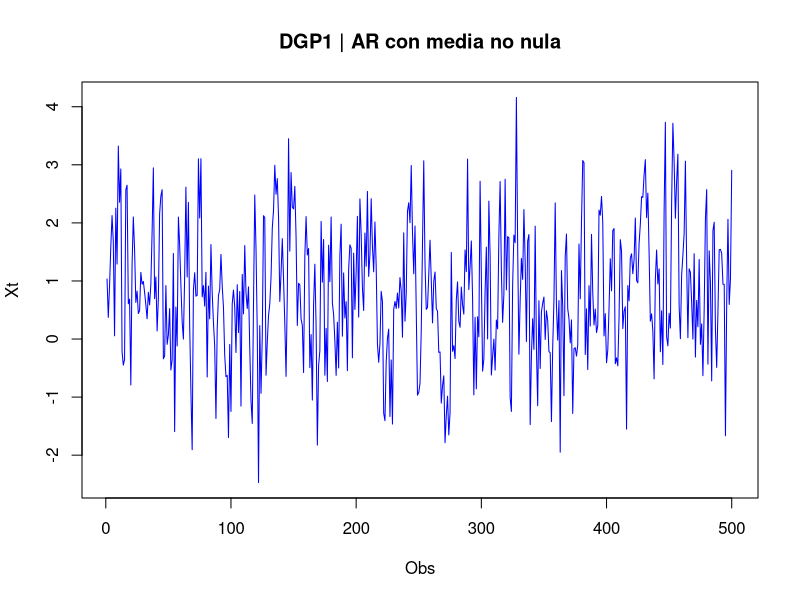
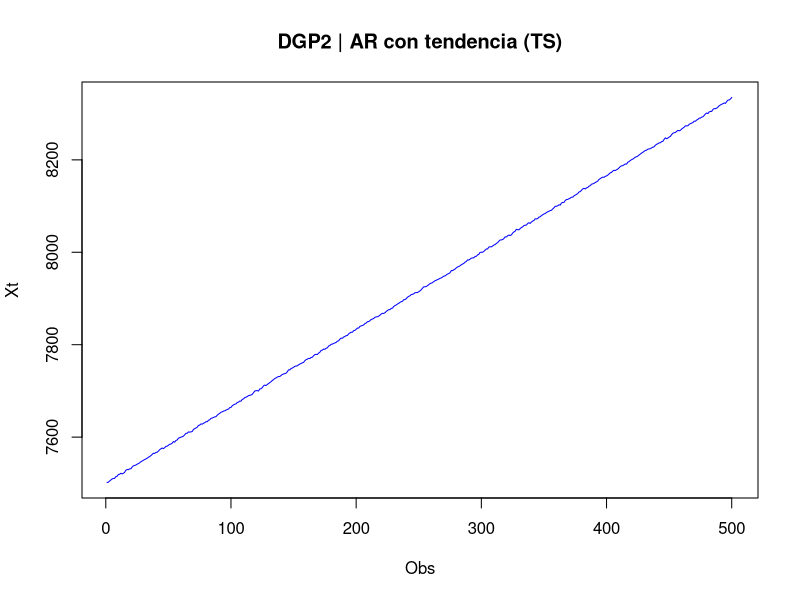
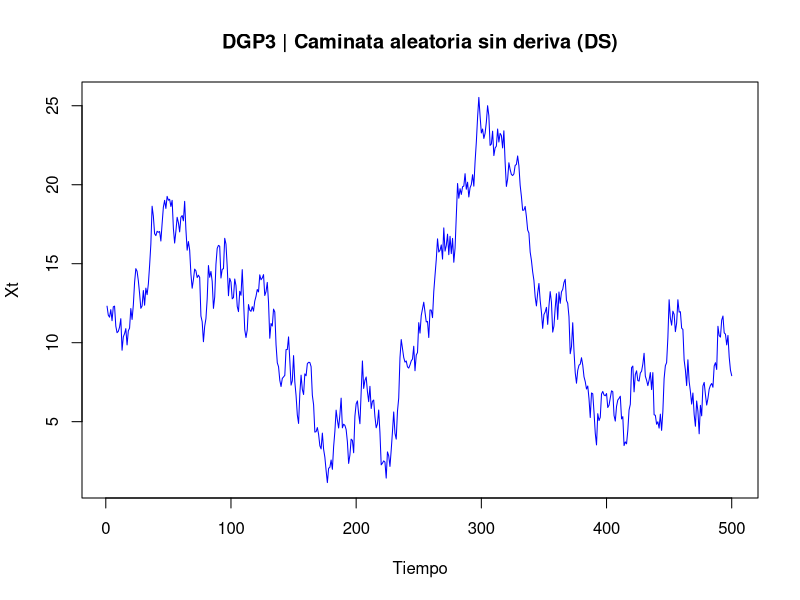
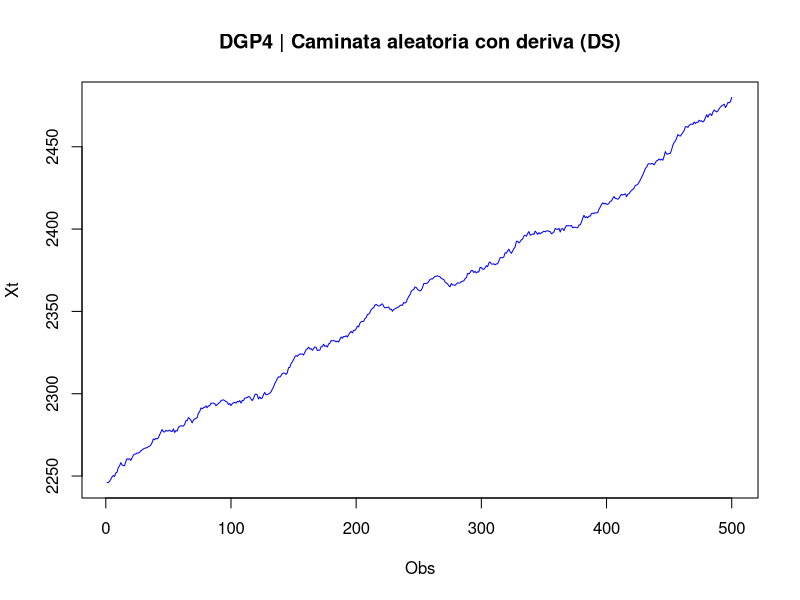

The R source for these figures, in order: (Note: this script raises an error after producing the figures.)
#DGP1-----
DGP1 <- function(miu, phi) {
  #Semilla
  set.seed(1028)
  #generación del error
  et <- rnorm(5000,0,1)
  #generación de Xt
  xt <- c()
  for (i in 1:length(et)) {
    xt[i] <- ifelse(i == 1, miu + et[i], miu + phi*xt[i-1] + et[i])
  }
  #quitar la última fila
  et <- et[-1]
  xt <- xt[-1]
  #dejar solo las últimas obs
  xt <- xt[4500:5000]
  #graficar
  g_DGP1 <- plot(xt, type="l", col="blue", ylab = "Xt", xlab= "Obs", main= "DGP1 | AR con media no nula")
}

DGP1(0.5,0.4)

#DGP2----
DGP2 <- function(miu, phi) {
  #semilla
  set.seed(1028)
  #genración del error
  et <- rnorm(5000,0,1)
  #generación de la tendencia
  beta_t <- c()
  for (i in 1:length(et)) {
    beta_t[i] <- i
  }
  #generación de Xt
  xt <- c()
  for (i in 1:length(et)) {
    xt[i] <- ifelse(i == 1, miu + beta_t[i] + et[i], miu + beta_t[i] + phi*xt[i-1] + et[i])
  }
  #quitar la última fila
  et <- et[-1]
  beta_t <- beta_t[-1]
  xt <- xt[-1]
  #dejar obs finales
  xt <- xt[4500:5000]
  #grafica
  g_DGP2 <- plot(xt, type="l", col="blue", ylab = "Xt", xlab= "Obs", main= "DGP2 | AR con tendencia (TS)")
}

DGP2(0.5, 0.4)

#DGP3----
DGP3 <- function(t_obs) {
  #semilla
  set.seed(1028)
  #generacion del error
  et <- rnorm(t_obs, 0, 1)
  #generación de Xt
  xt <- c()
  for (i in 1:t_obs) {
    xt[i] <- ifelse(i == 1, et[i], xt[i-1] + et[i])
  }
  #quitar la última fila
  et <- et[-1]
  xt <- xt[-1]
  #obs finales
  xt <- xt[(t_obs - 500):t_obs]
  #grafica
  g_DGP3 <- plot(xt, type="l", col="blue", ylab = "Xt", xlab= "Tiempo", main= "DGP3 | Caminata aleatoria sin deriva (DS)")
}

yt <- DGP3(1000)

#DGP4----
DGP4 <- function(miu) {
  #semilla
  set.seed(1028)
  #generación del error
  et <- rnorm(5000, 0, 1)
  #generación xt
  xt <- c()
  for (i in 1:length(et)) {
    xt[i] <- ifelse(i == 1, miu + et[i], miu + xt[i-1] + et[i])
  }
  #Quitar la última fila
  et <- et[-1]
  xt <- xt[-1]
  #obs finales
  xt <- xt[4500:5000]
  #grafica
  g_DGP4 <- g_DGP4 <- plot(xt, type="l", col="blue", ylab = "Xt", xlab= "Obs", main= "DGP4 | Caminata aleatoria con deriva (DS)") 
}

DGP4(0.5)

#taos------------------------------------------------------------------------------------
######################################### tau ###############################################
tau <- function(observaciones, semilla, obs_finales) { 
  #semilla
  set.seed(semilla)
  #simulación del error
  et <- rnorm(observaciones,0,1)
  #Simulación Yt
  yt <- c()
  for (i in 1:length(et)) {
    yt[i] <- ifelse(i == 1, et[i], yt[i-1] + et[i])
  }
  #diferencia de yt (y)
  dif_yt <- delta_yt(yt)
  #generacion Yt-1 (xdiseño)
  yt_1 <- as.matrix(op_back(yt,1))
  #eliminación de la primera fila
  dif_yt <- dif_yt[-1]
  yt_1 <- yt_1[-1]
  et <- et[-1]
  #dejar solo valores finales
  dif_yt <- dif_yt[(observaciones-obs_finales):(observaciones-1)]
  yt_1 <- yt_1[(observaciones-obs_finales):(observaciones-1)]
  #regresión
  gamma_est <- solve(t(yt_1)%*%yt_1) %*% t(yt_1) %*% dif_yt
  #varcov
  yest <- yt_1 %*% gamma_est
  eest <- dif_yt - yest
  sigma_e <- (t(eest) %*% eest) / (length(eest) - 1)
  vcv <- sigma_e * solve(t(yt_1)%*%yt_1)
  #tau
  tau <- gamma_est/sqrt(vcv)
}

t <- tau(500,10,100)

tau_sim <- function(simulaciones, observaciones, semilla, obs_finales) {
  sim <- c()
  for (s in 1:simulaciones) {
    sim[s] <- tau(observaciones, semilla+s, obs_finales)
  }
  a <- simulaciones-100
  b <- simulaciones
  plot(density(sim[a:b]), col="blue", ylab="Densidad", xlab="Tau", main="Simulaciones Tau")
  return(sim)
}

x <- tau_sim(500,500,10,100)

vc_tau <- function(sim_tau) {
  vc_tau <- c()
  alpha <- as.matrix(seq(0.01, 0.99, by=0.01))
  for (i in 1:length(alpha)) {
    vc_tau[i] <- quantile(sim_tau, alpha[i])  
    vc_tau <- as.matrix(vc_tau)
  }
  mvc_tau <- as.data.frame(vc_tau, alpha)
  return(mvc_tau)
}

vc_tau(x)

#solo para el 1% y 5%
vc_tau_ <- function(sim_tau) {
  alpha <- c(0.01, 0.05, 0.10)  # Define los cuantiles a calcular
  vc_tau <- numeric(length(alpha))
  
  for (i in 1:length(alpha)) {
    vc_tau[i] <- quantile(sim_tau, alpha[i])
  }
  
  mvc_tau <- data.frame(Quantile = alpha, Value = vc_tau)
  return(mvc_tau)
}

vc_tau_(x)
  

###################################### tao_miu ###########################################
tau_miu <- function(observaciones, semilla, miu, obs_finales) {
  #semilla
  set.seed(semilla)
  #simlulacion del error
  et <- rnorm(observaciones,0,1)
  #Simulacion Yt
  yt <- c()
  for (i in 1:length(et)){
    yt[i] <- ifelse(i == 1, miu + et[i], miu + yt[i-1] + et[i])
  }
  #diferencia yt (y)
  y <- delta_yt(yt)
  #generacion xdiseño
  x <- as.matrix(cbind(1,op_back(yt,1)))
  #eliminando la primera fila
  y <- y[-1]
  x <- as.matrix(x[-1,])
  et <- et[-1]
  #eliminar valores iniciales
  y <- y[(observaciones-obs_finales):(observaciones-1)]
  x <- x[(observaciones-obs_finales):(observaciones-1),]
  #regresion
  coef <- solve(t(x)%*%x) %*% t(x) %*% y
  alpha <- coef[1,1]
  gamma <- coef[2,1]
  #varcov
  y_est <- x %*% coef
  e_est <- y - y_est
  sigma_e <- as.numeric((t(e_est) %*% e_est) / (length(e_est)-1))
  vcv <- sigma_e * solve(t(x)%*%x)
  tau_miu <- gamma / sqrt(vcv[2,2])
}

taumiu <- tau_miu(200,10,5,100)

taumiu_sim <- function(simulaciones,observaciones,semilla,miu,obs_finales) {
  sim <- c()
  for (s in 1:simulaciones) {
    sim[s] <- tau_miu(observaciones,semilla+s,miu,obs_finales)
  }
  plot(density(sim[(observaciones-obs_finales):(observaciones-1)]), col="blue", ylab="Densidad", xlab="Tau_miu", main="Simulaciones Tau miu")
  return(sim)
}

tm <- taumiu_sim(5000,500,10,5,100)

vc_taumiu <- function(sim_tau) {
  alpha <- c(0.01, 0.05, 0.10)  # Define los cuantiles a calcular
  vc_tau <- numeric(length(alpha))
  
  for (i in 1:length(alpha)) {
    vc_tau[i] <- quantile(sim_tau, alpha[i])
  }
  
  mvc_tau <- data.frame(Quantile = alpha, Value = vc_tau)
  return(mvc_tau)
}

vc_taumiu(tm)

###################################### tao_tao ###########################################  
tao_tao <- function(semilla, observaciones, obs_finales, miu) {
  #semilla
  set.seed(semilla)
  #simlulacion del error
  et <- rnorm(observaciones,0,1)
  #beta (contador)
  beta <- 1:length(et)
  #Simulacion Yt
  yt <- c()
  for (i in 1:length(et)){
    yt[i] <- ifelse(i == 1, miu + beta[i] + et[i], miu + beta[i] + yt[i-1] + et[i])
  }
  #diferencia yt (y)
  y <- delta_yt(yt)
  #generación xdiseño
  x <- as.matrix(cbind(1,beta, op_back(yt,1)))
  #eliminando la primera fila
  y <- y[-1]
  x <- as.matrix(x[-1,])
  et <- et[-1]
  #eliminar valores iniciales
  y <- y[(observaciones-obs_finales):(observaciones-1)]
  x <- x[(observaciones-obs_finales):(observaciones-1),]
  #regresion
  coef <- solve(t(x)%*%x) %*% t(x) %*% y
  alpha <- coef[1,1]
  beta_est <- coef[2,1]
  gamma <- coef[3,1]
  #varvov
  y_est <- x %*% coef
  e_est <- y - y_est
  sigma_e <- as.numeric((t(e_est) %*% e_est) / (length(e_est)-3))
  vcv <- sigma_e * solve(t(x)%*%x) 
  tao <- gamma / sqrt(vcv[3,3])
}

tt <- tao_tao(10, 500, 100, 10)

taotao_sim <- function(simulaciones,semilla, observaciones, obs_finales, miu) {
  sim <- c()
  for (s in 1:simulaciones){
    sim[s] <- tao_tao(semilla+s, observaciones, obs_finales, miu)
  }
  plot(density(sim[(observaciones-obs_finales):(observaciones-1)]), col="blue", ylab="Densidad", xlab="Tau_tao", main="Simulaciones Tau tao")
  return(sim)
}

ttt <- taotao_sim(5000, 10, 500, 100, 10)

vc_taotao <- function(simulacion) {
  alpha <- c(0.01, 0.05, 0.10)  # Define los cuantiles a calcular
  vc_tau <- numeric(length(alpha))
  
  for (i in 1:length(alpha)) {
    vc_tau[i] <- quantile(simulacion, alpha[i])
  }
  
  mvc_tau <- data.frame(Quantile = alpha, Value = vc_tau)
  return(mvc_tau)
}

tttt <- vc_taotao(ttt)

##3 serie cointegradas
#yt
et <- rnorm(100, 0, 1)
yt <- c()
for (i in 1:100) {
  yt[i] <- ifelse(i == 1, rnorm(1) + et[i], yt[i-1] + et[i])
}
#xt
xt <- 5 + yt + rnorm(100, 0, 1.2)
#zt
zt <- 15 + yt + rnorm(100, 0, 1.5)
plot(yt, type = "l", col="blue", main="3 series cointegradas", xlim=c(1,100), ylim=range(c(yt, xt, zt)))
lines(xt, type = "l", col="#4c5b5e", main="Xt")
lines(zt, type = "l", col="#213e75", main="Zt")

#2 cointegradas y 1 no
#yt
et <- rnorm(100, 0, 1)
yt <- c()
for (i in 1:100) {
  yt[i] <- ifelse(i == 1, rnorm(1) + et[i], yt[i-1] + et[i])
}
#xt
xt <- 5 + yt + rnorm(100, 0, 2)
#zt
zt <- c()
et2 <- rnorm(100,0,2)
for (i in 1:100) {
  zt[i] <- ifelse(i == 1, rnorm(1) + et2[i], zt[i-1] + et2[i])
}
plot(yt, type = "l", col="blue", main="2 series cointegradas y 1 no", xlim=c(1,100), ylim=range(c(yt, xt, zt)))
lines(xt, type = "l", col="black", main="Xt")
lines(zt, type = "l", col="purple", main="Zt")